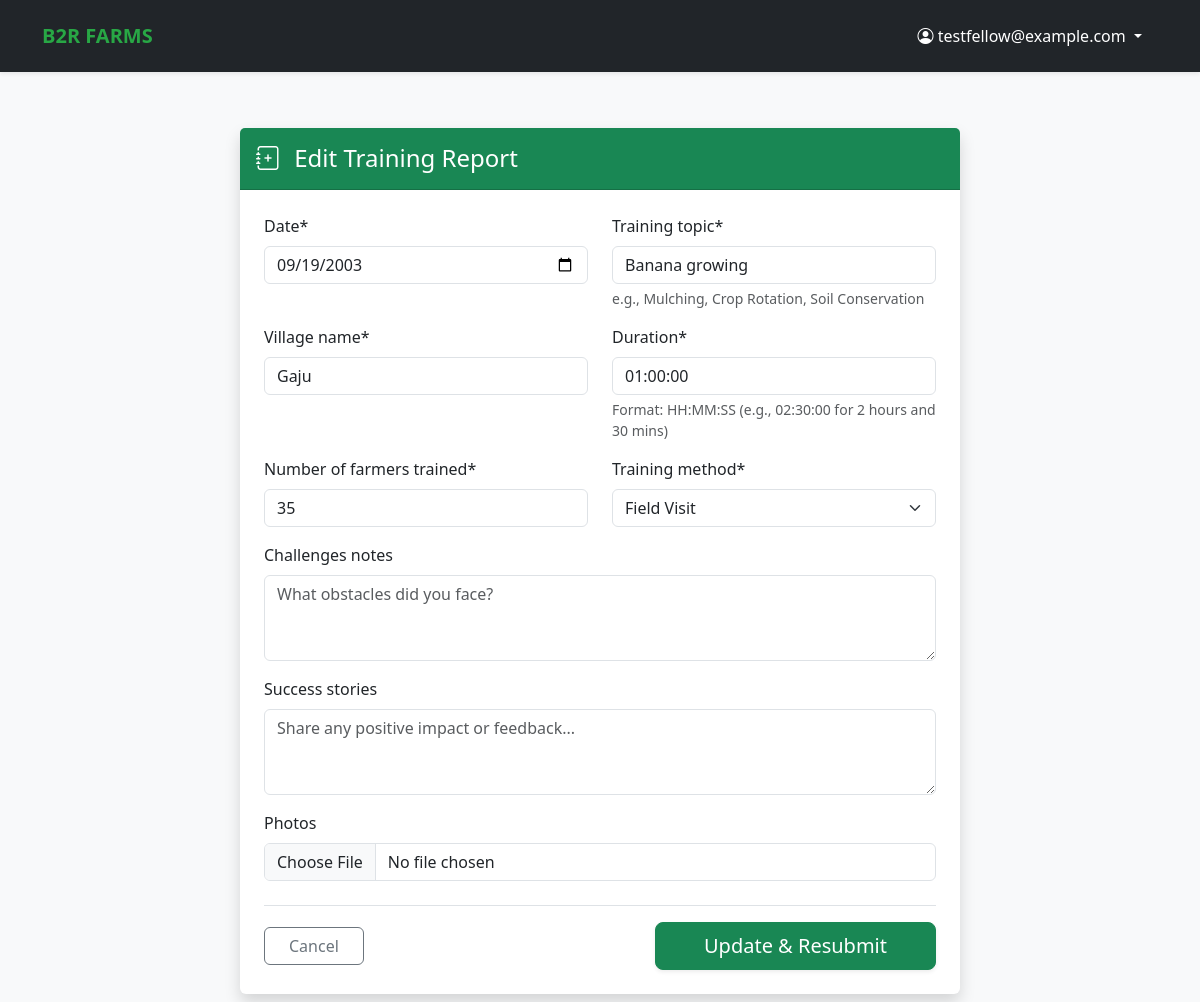
The app's page /activities/edit/13/ (signed in), older data.
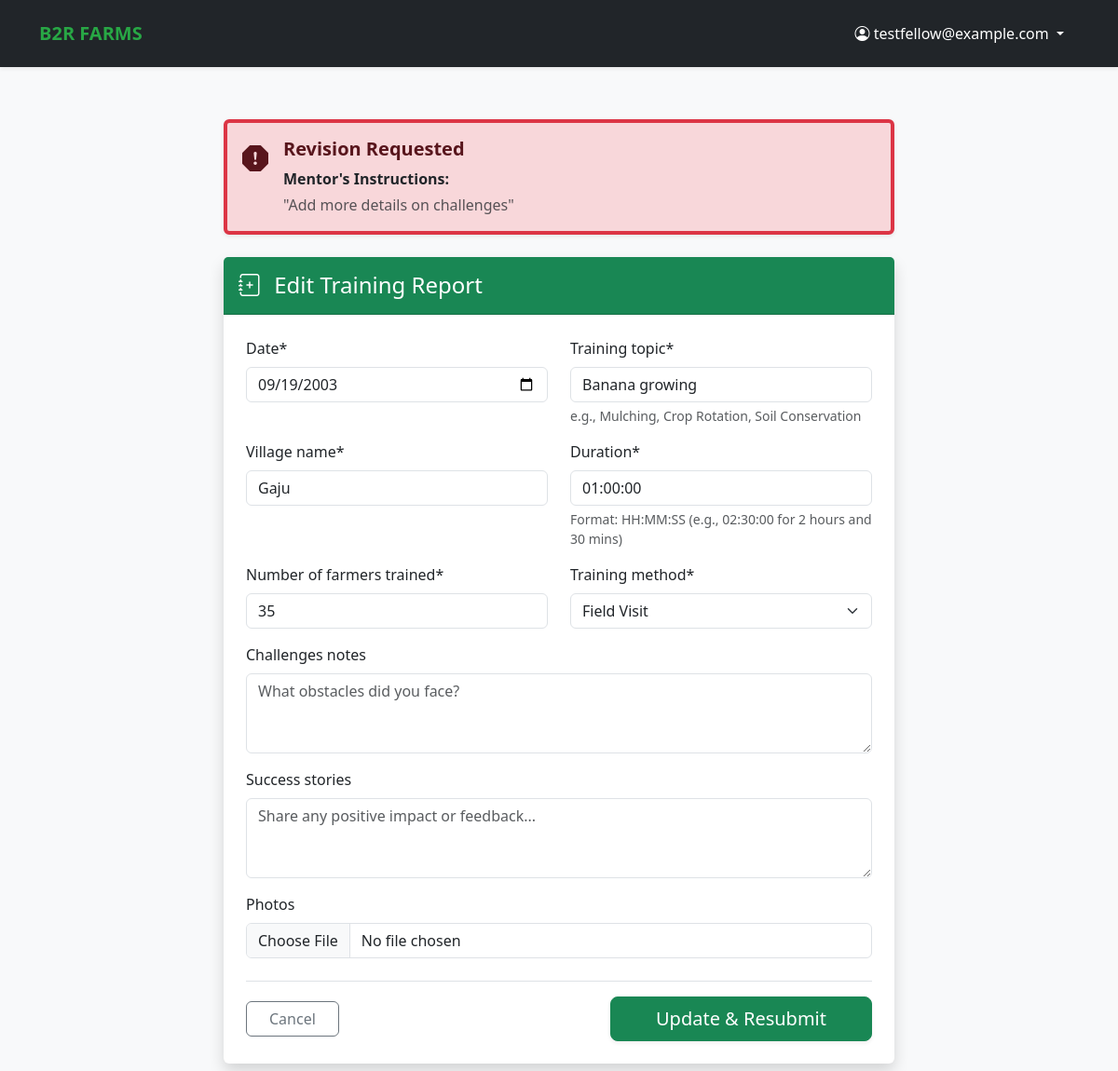
The same page, newer data.
### activities/models.py (models this page shows, shortened)
class TrainingActivity(models.Model):
    class Status(models.TextChoices):
        PENDING = 'PENDING', 'Pending Review'
        APPROVED = 'APPROVED', 'Approved'
        REVISION = 'REVISION', 'Needs Revision'
    fellow = models.ForeignKey(
        Fellow,
        on_delete=models.CASCADE,
        related_name='activities'
    )
    date = models.DateField(validators=[validate_not_future])
    sector = models.ForeignKey(
        Sector,
        on_delete=models.PROTECT,
        related_name='training_activities'
    )
    village_name = models.CharField(max_length=100)
    verified_village = models.CharField(
        max_length=100,
        blank=True,
        null=True,
        help_text="Standardized village name confirmed by Mentor upon approval."
    )
    number_of_farmers_trained = models.PositiveIntegerField(
        validators=[MinValueValidator(1, message="You must train at least one farmer.")]
    )
    training_topic = models.CharField(
        max_length=255,
        help_text="e.g., Mulching, Crop Rotation, Soil Conservation"
    )
    METHOD_CHOICES = [
        ('demonstration', 'Demonstration'),
        ('field_visit', 'Field Visit'),
        ('group_session', 'Group Session'),
        ('workshop', 'Workshop'),
    ]
    training_method = models.CharField(
        max_length=50,
        choices=METHOD_CHOICES
    )
    duration = models.DurationField(
        help_text="Format: HH:MM:SS (e.g., 02:30:00 for 2 hours and 30 mins)",
        default=timedelta(hours=1)
    )
    challenges_notes = models.TextField(blank=True, null=True)
    success_stories = models.TextField(blank=True, null=True)
    photos = models.ImageField(upload_to='training_photos/', blank=True, null=True)
    status = models.CharField(
        max_length=20,
        choices=Status.choices,
        default=Status.PENDING,
        help_text="The current approval status of this report."
    )
    approved_by = models.ForeignKey(
        settings.AUTH_USER_MODEL,
        on_delete=models.SET_NULL,
        null=True,
        blank=True,
        related_name='approved_activities'
    )
    is_resubmitted = models.BooleanField(default=False)
    mentor_comments = models.TextField(
        blank=True,
        null=True,
        help_text="Feedback provided by the assigned Mentor."
    )
    created_at = models.DateTimeField(auto_now_add=True)
    updated_at = models.DateTimeField(auto_now=True)
    class Meta:
        ordering = ['-date', 'sector__name']
        verbose_name_plural = "Training Activities"

### activities/views.py (the view)
# urls.py: path('edit/<int:pk>/', views.edit_report_view, name='edit_report'),
@login_required
def edit_report_view(request, pk):
    report = get_object_or_404(TrainingActivity, pk=pk, fellow__user=request.user)
    fellow_profile = get_object_or_404(Fellow, user=request.user)
    if request.method == 'POST':
        form = ActivityReportForm(request.POST, request.FILES, instance=report)
        if 'sector' in form.errors:
            del form.errors['sector']
        if form.is_valid():
            updated_report = form.save(commit=False)
            updated_report.sector = fellow_profile.assigned_sector
            if updated_report.status == 'REVISION':
                updated_report.status = 'PENDING'
                updated_report.is_resubmitted = True
            updated_report.save()
            messages.success(request, "Report updated and resubmitted!")
            return redirect('all_activities')
    else:
        form = ActivityReportForm(instance=report)
    return render(request, 'activities/submit_activity.html', {
        'form': form,
        'edit_mode': True,
        'report': report
    })

### activities/templates/activities/submit_activity.html (shortened to what this page needs)
{% extends 'base.html' %}
{% load crispy_forms_tags %}
{% block content %}
<div class="container mt-4">
    <div class="row justify-content-center">
        <div class="col-md-8">
            {% if edit_mode and report.status == 'REVISION' %}
            <div class="alert alert-danger shadow-sm border-start border-4 border-danger mb-4">
                <div class="d-flex">
                    <div class="me-3">
                        <i class="bi bi-exclamation-octagon-fill fs-3"></i>
                    </div>
                    <div>
                        <h5 class="alert-heading fw-bold">Revision Requested</h5>
                        <p class="mb-1 text-dark"><strong>Mentor's Instructions:</strong></p>
                        <p class="mb-0 italic text-muted">"{{ report.mentor_comments|default:'Please review the data provided and resubmit.' }}"</p>
                    </div>
                </div>
            </div>
            {% endif %}
            <div class="card shadow border-0">
                <div class="card-header bg-success text-white py-3">
                    <h3 class="mb-0 h4">
                        <i class="bi bi-journal-plus me-2"></i>
                        {% if edit_mode %}Edit Training Report{% else %}Submit Training Activity{% endif %}
                    </h3>
                </div>
                <div class="card-body p-4">
                    <form method="post" id="activityForm" enctype="multipart/form-data">
                        <div class="row">
                            <div class="col-md-6">
                                {{ form.date|as_crispy_field }}
                            </div>
                            <div class="col-md-6">
                                {{ form.training_topic|as_crispy_field }}
                            </div>
                        </div>
                        <div class="row">
                            <div class="col-md-6">
                                {{ form.village_name|as_crispy_field }}
                            </div>
                            <div class="col-md-6">
                                {{ form.duration|as_crispy_field }}
                            </div>
                        </div>
                        <div class="row">
                            <div class="col-md-6">
                                {{ form.number_of_farmers_trained|as_crispy_field }}
                            </div>
                            <div class="col-md-6">
                                {{ form.training_method|as_crispy_field }}
                            </div>
                        </div>
                        {{ form.challenges_notes|as_crispy_field }}
                        {{ form.success_stories|as_crispy_field }}
                        <div class="mb-3">
                            {{ form.photos|as_crispy_field }}
                        </div>
                        <div class="mt-4 d-flex justify-content-between align-items-center border-top pt-3">
                            <a href="{% url 'all_activities' %}" class="btn btn-outline-secondary px-4">
                                Cancel
                            </a>
                            <button type="submit" class="btn btn-success btn-lg px-5 shadow-sm">
                                {% if edit_mode %}Update & Resubmit{% else %}Submit Report{% endif %}
                            </button>
                        </div>
                    </form>
                </div>
            </div>
        </div>
    </div>
</div>
{% endblock %}

Row changes from the older to the newer data that the page shows:
changed TrainingActivity "Banana growing": status "PENDING" → "REVISION" (drawn); mentor_comments (not shown) → "Add more details on challenges"
Text that changed along with them:
text now shown: "Revision Requested Mentor's Instructions: \" \""
